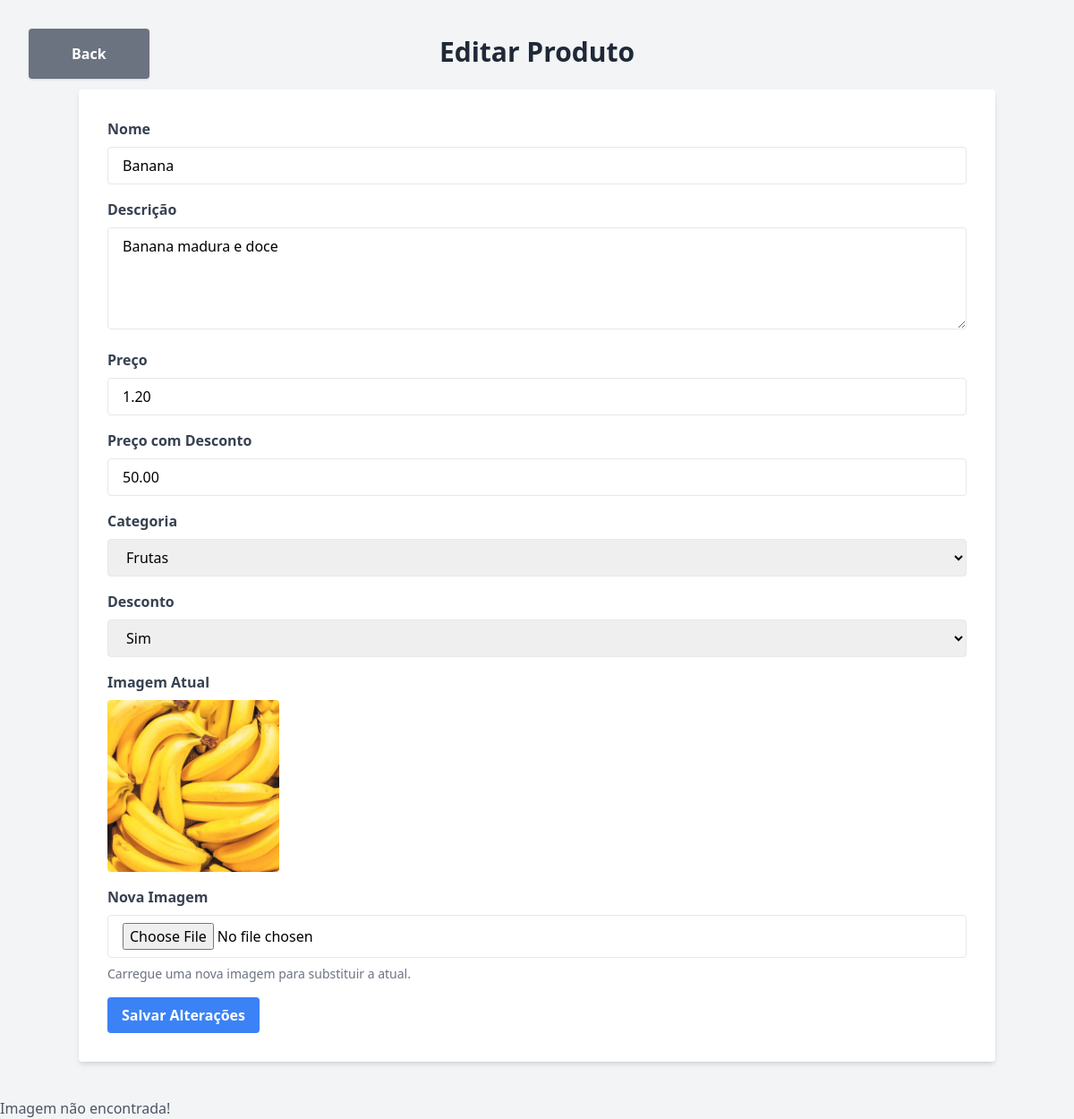
The app's page /produtos/edit/2 (signed in) with its own data.
### tables this page shows
CREATE TABLE `produtos` (
  `id` int(11) NOT NULL,
  `nome` varchar(255) NOT NULL,
  `descricao` text DEFAULT NULL,
  `preco` decimal(10,2) NOT NULL,
  `categoria_id` int(11) DEFAULT NULL,
  `imagem` varchar(255) DEFAULT NULL,
  `discount_price` decimal(10,2) DEFAULT NULL,
  `desconto` tinyint(1) DEFAULT 0,
  `stock` int(11) DEFAULT NULL
);

### app/controllers/adminController.php (called while the page is built, shortened)
<?php
class AdminController
{
    public function editForm($id)
    {
        try {
            $conn = Connection::getInstance();
            $sql = "SELECT * FROM produtos WHERE id = :id";
            $stmt = $conn->prepare($sql);
            $stmt->bindParam(':id', $id);
            $stmt->execute();
            $produto = $stmt->fetch(PDO::FETCH_ASSOC);
        } catch (PDOException $e) {
            $error = "Erro no banco de dados: " . $e->getMessage();
        }
        require_once './app/views/editFormView.php';
    }
}

### app/views/editFormView.php (the view, shortened to what this page needs)
<!DOCTYPE html>
<html lang="pt">
<head>
    <script src="https://cdn.tailwindcss.com"></script>
</head>
<body class="bg-gray-100">
    <div class="container mx-auto py-10">
    <a href="javascript:history.back()"
       class="absolute top-8 left-8 px-12 py-4 bg-gray-500 text-white font-semibold rounded shadow hover:bg-gray-600 transition">
        Back
    </a>
        <h1 class="text-3xl font-bold text-gray-800 mb-6 text-center">Editar Produto</h1>
        <form method="POST" enctype="multipart/form-data" class="bg-white p-8 rounded shadow-md">
            <div class="mb-4">
                <label for="nome" class="block text-gray-700 font-semibold mb-2">Nome</label>
                <input type="text" name="nome" id="nome" value="<?= htmlspecialchars($produto['nome']) ?>" class="w-full px-4 py-2 rounded border">
            </div>
            <div class="mb-4">
                <label for="descricao" class="block text-gray-700 font-semibold mb-2">Descrição</label>
                <textarea name="descricao" id="descricao" rows="4" class="w-full px-4 py-2 rounded border"><?= htmlspecialchars($produto['descricao']) ?></textarea>
            </div>
            <div class="mb-4">
                <label for="preco" class="block text-gray-700 font-semibold mb-2">Preço</label>
                <input type="number" name="preco" id="preco" step="0.01" value="<?= htmlspecialchars($produto['preco']) ?>" class="w-full px-4 py-2 rounded border">
            </div>
            <div class="mb-4">
                <label for="discount_price" class="block text-gray-700 font-semibold mb-2">Preço com Desconto</label>
                <input type="number" name="discount_price" id="discount_price" step="0.01" value="<?= htmlspecialchars($produto['discount_price']) ?>" class="w-full px-4 py-2 rounded border">
            </div>
            <div class="mb-4">
                <label for="categoria_id" class="block text-gray-700 font-semibold mb-2">Categoria</label>
                <select name="categoria_id" id="categoria_id" class="w-full px-4 py-2 rounded border">
                    <option value="3" <?= $produto['categoria_id'] == 3 ? 'selected' : '' ?>>Frutas</option>
                </select>
            </div>
            <div class="mb-4">
                <label for="desconto" class="block text-gray-700 font-semibold mb-2">Desconto</label>
                <select name="desconto" id="desconto" class="w-full px-4 py-2 rounded border">
                    <option value="1" <?= $produto['desconto'] == 1 ? 'selected' : '' ?>>Sim</option>
                </select>
            </div>
            <div class="mb-4">
                <label class="block text-gray-700 font-semibold mb-2">Imagem Atual</label>
                <?php if (!empty($produto['imagem'])): ?>
                    <img src="<?= htmlspecialchars($produto['imagem']) ?>" alt="Imagem do Produto" class="w-48 h-48 object-cover rounded mb-4">
                <?php else: ?>
                    <p class="text-gray-600">Nenhuma imagem disponível.</p>
                <?php endif; ?>
            </div>
            <div class="mb-4">
                <label for="imagem" class="block text-gray-700 font-semibold mb-2">Nova Imagem</label>
                <input type="file" name="imagem" id="imagem" class="w-full px-4 py-2 rounded border">
                <p class="text-sm text-gray-500 mt-2">Carregue uma nova imagem para substituir a atual.</p>
            </div>
            <button type="submit" class="bg-blue-500 hover:bg-blue-700 text-white font-bold py-2 px-4 rounded">
                Salvar Alterações
            </button>
        </form>
    </div>
</body>
</html>
<?php if (!empty($produto['imagem']) && file_exists($_SERVER['DOCUMENT_ROOT'] . $produto['imagem'])): ?>
    <img src="<?= htmlspecialchars($produto['imagem']) ?>" alt="Imagem do Produto" class="w-48 h-48 object-cover rounded mb-4">
<?php else: ?>
    <p class="text-gray-600">Imagem não encontrada!</p>
<?php endif; ?>

### index.php (shortened to what this page needs)
<?php
$route = trim(parse_url($_SERVER['REQUEST_URI'], PHP_URL_PATH), '/');
$routes = require_once './app/config/routes.php';
if (array_key_exists($route, $routes)) {
    $controllerName = $routes[$route]['controller'];
    $actionName = $routes[$route]['action'];
    require_once './app/controllers/' . $controllerName . '.php';
    $controller = new $controllerName();
    $controller->$actionName();
} else {
    foreach ($routes as $pattern => $routeInfo) {
        $patternRegex = preg_replace('/\{[a-zA-Z0-9_]+\}/', '([^/]+)', $pattern);
        $patternRegex = str_replace('/', '\/', $patternRegex);
        if (preg_match('/^' . $patternRegex . '$/', $route, $matches)) {
            array_shift($matches);
            $actionName = $routeInfo['action'];
            $controller = new $controllerName();
            $controller->$actionName(...$matches);
            exit;
        }
    }
}

### records on screen
produtos: nome "Banana", descricao "Banana madura e doce", preco "1.20", discount_price "50.00", categoria_id "Frutas", desconto "Sim", imagem (picture), shows "Imagem não encontrada!"
